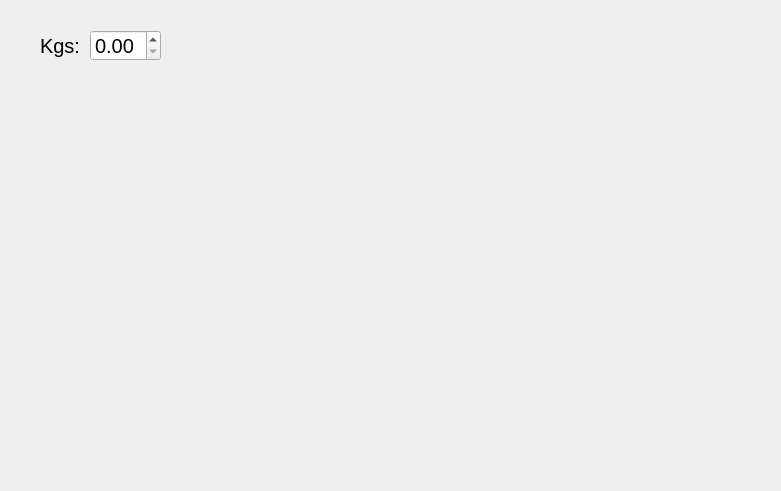
<?xml version="1.0" encoding="UTF-8"?>
<ui version="4.0">
 <class>Filtradora</class>
 <widget class="QWidget" name="Filtradora">
  <property name="geometry">
   <rect>
    <x>0</x>
    <y>0</y>
    <width>781</width>
    <height>491</height>
   </rect>
  </property>
  <property name="windowTitle">
   <string>Form</string>
  </property>
  <widget class="QLabel" name="label">
   <property name="geometry">
    <rect>
     <x>40</x>
     <y>30</y>
     <width>51</width>
     <height>31</height>
    </rect>
   </property>
   <property name="font">
    <font>
     <pointsize>15</pointsize>
    </font>
   </property>
   <property name="text">
    <string>Kgs:</string>
   </property>
  </widget>
  <widget class="QDoubleSpinBox" name="doubleSpinBox">
   <property name="geometry">
    <rect>
     <x>90</x>
     <y>30</y>
     <width>71</width>
     <height>31</height>
    </rect>
   </property>
   <property name="font">
    <font>
     <pointsize>15</pointsize>
    </font>
   </property>
  </widget>
 </widget>
 <resources/>
 <connections/>
</ui>
